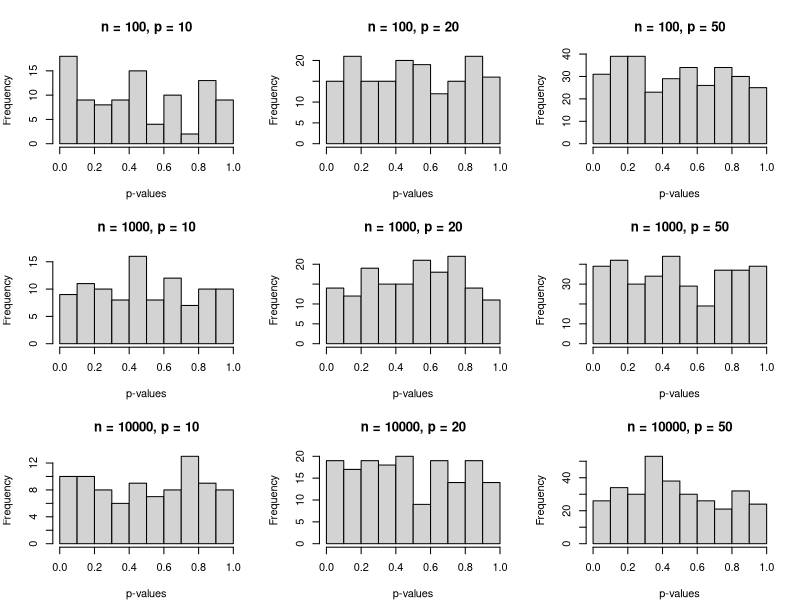

The R script that drew this image:
generate_data = function(n, p) {
  list(covariates = matrix(rnorm(n*p), n, p), responses = rnorm(n))
}

model_select = function(covariates, responses, cutoff) {
  p.values = head(summary(lm(responses ~ covariates))$coefficients[,4], -1)
  if (all(p.values > cutoff)) return(c()) # none of the p-values meet the cutoff
  summary(lm(responses ~ covariates[,p.values <= cutoff]))$coefficients[,4] # alt regression
}

run_simulation = function(n_trials, n, p, cutoff) {
  p.values = c()
  for (i in 1:n_trials) {
    data = generate_data(n, p)
    p.values = c(p.values, as.vector(model_select(data$covariates, data$responses, cutoff)))
  }
  hist(p.values, xlab="p-values", main=paste("n = ", n, ", p = ", p, sep=''))
}

par(mfrow=c(3,3), mar=c(4,4,4,2))
for (n in c(100, 1000, 10000)) {
  for (p in c(10, 20, 50)) {
    run_simulation(100, n, p, 0.05)
  }
}
